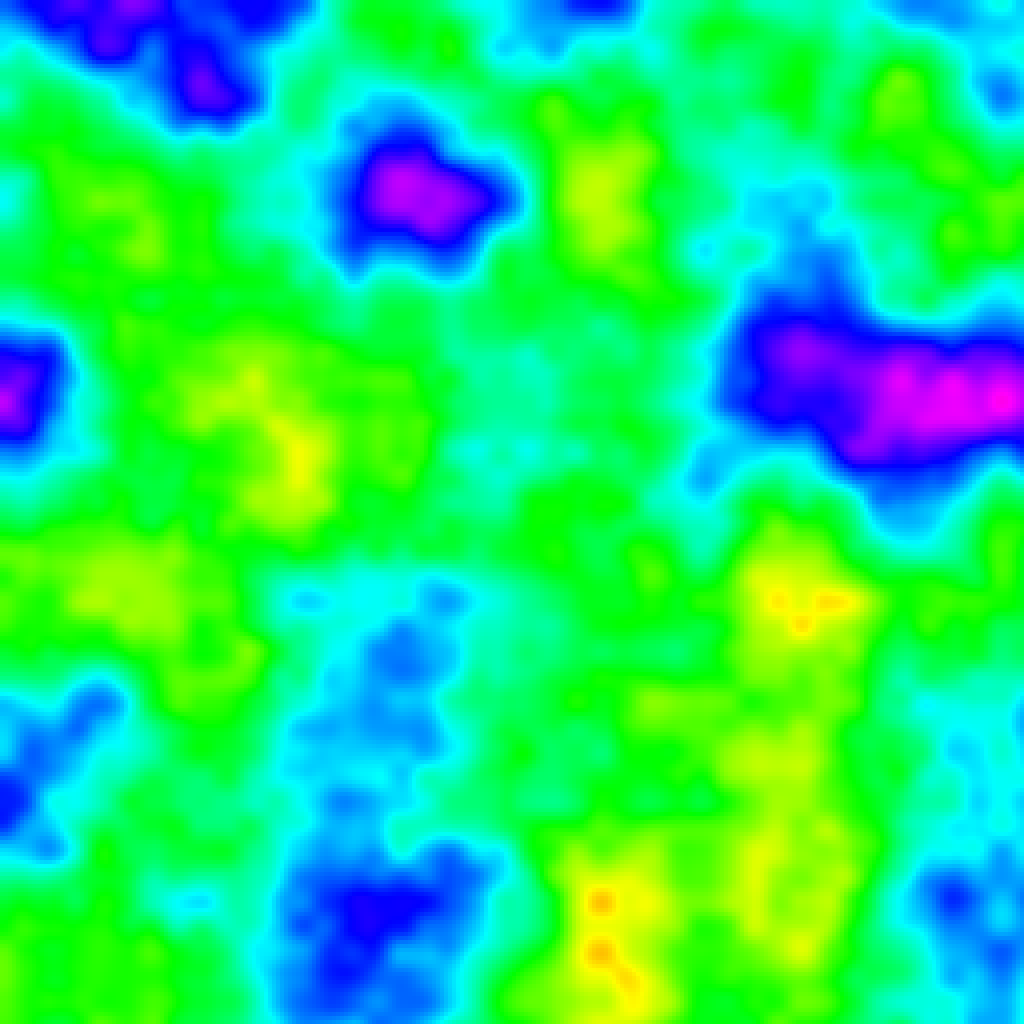
Frame 1 (no input)
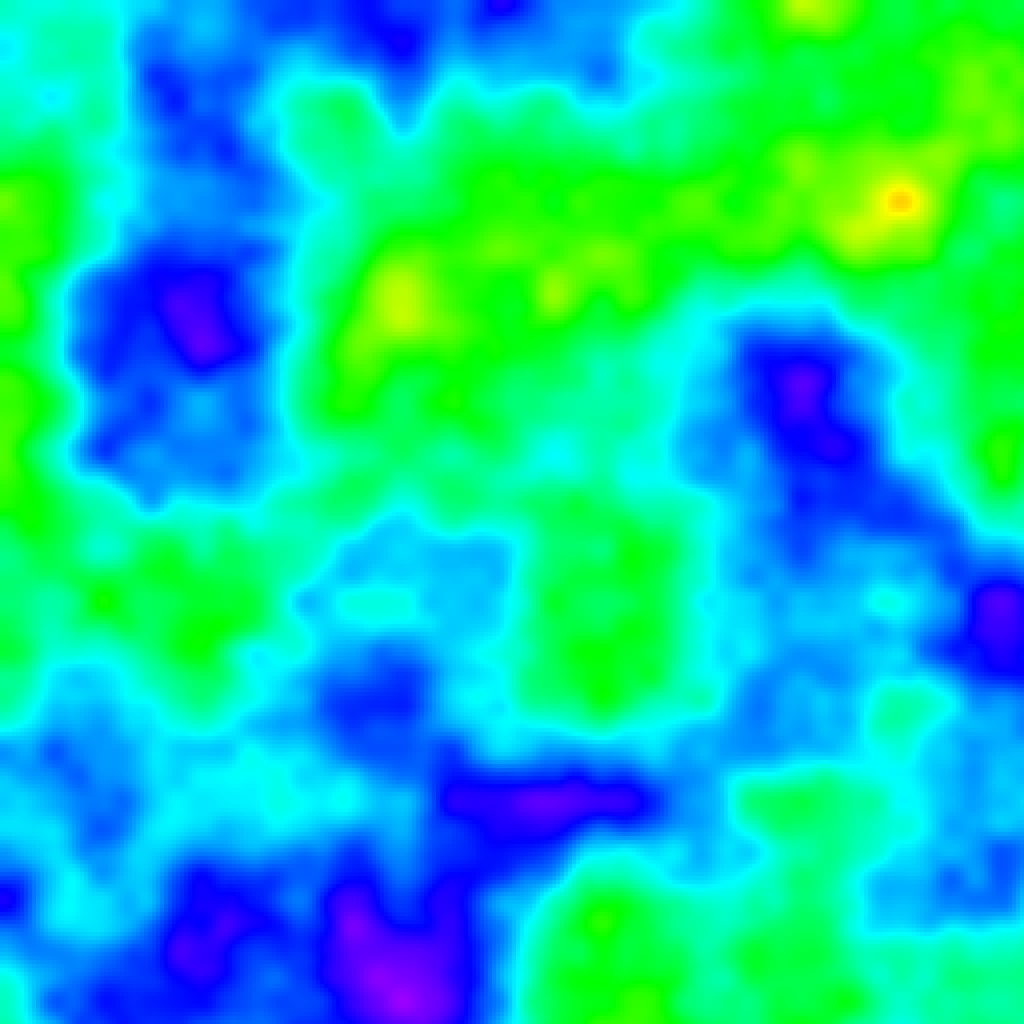
Frame 60 (the mouse pressed at the canvas centre just before this capture)
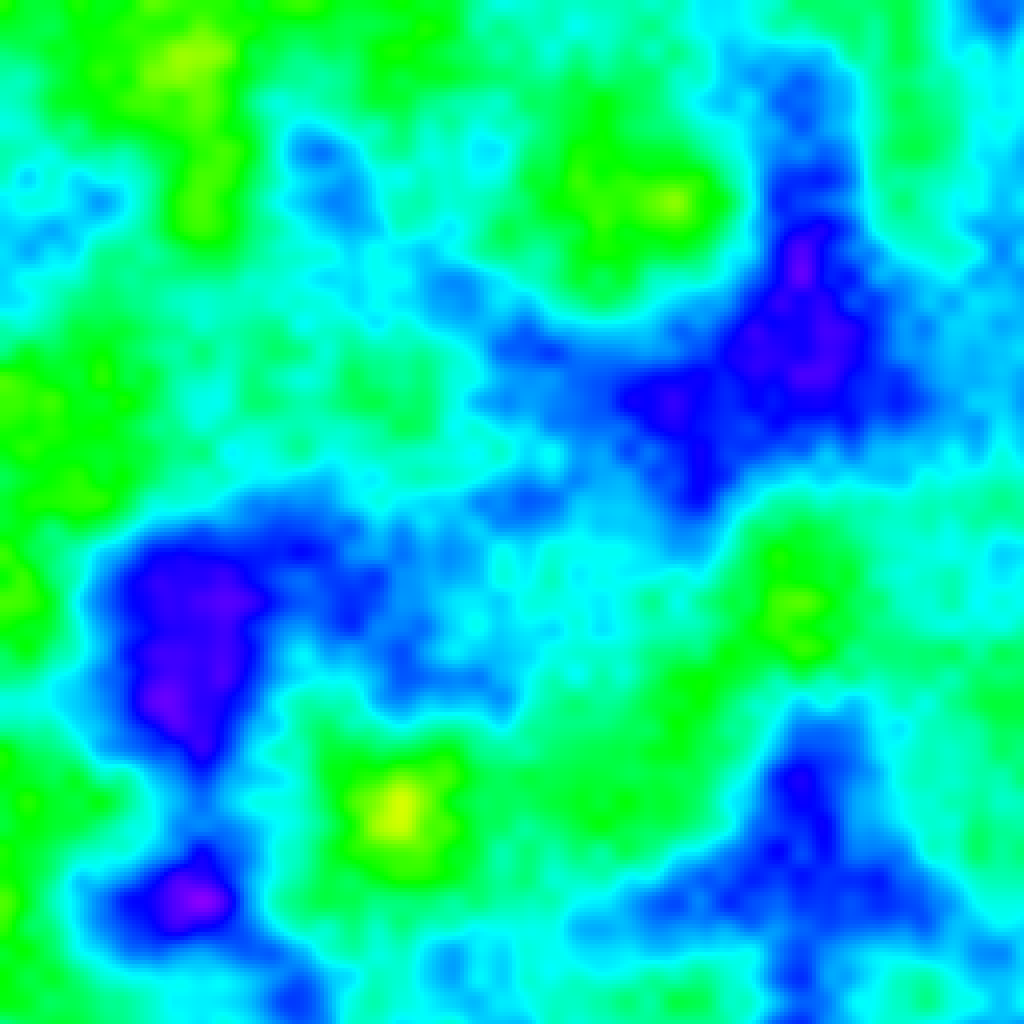
Frame 120 (the mouse held since frame 60 and released just before this capture)

The Processing sketch that drew these frames (run headless with seeded random() and noise(); from frame 60 on, the mouse is pressed at the canvas centre):

// Processing sketch: coloured_noise
// ── coloured_noise.pde
float inc = 0.02;
int density = 4;
float znoise = 0.0;

void setup() {
  size(1024, 1024);
  noStroke();
  colorMode(HSB, 256);
  background(0);
}

void draw() {
  float xnoise = 0.0;
  float ynoise = 0.0;
  for (int y = 0; y < height; y += density) {
    for (int x = 0; x < width; x += density) {
      float n = noise(xnoise, ynoise, znoise) * 256;
      fill(n, 255, 255);
      rect(y, x, density, density);
      xnoise += inc;
    }
    xnoise = 0;
    ynoise += inc;
  }
  znoise += inc;
  //save("noise.png");
  //exit();
}
